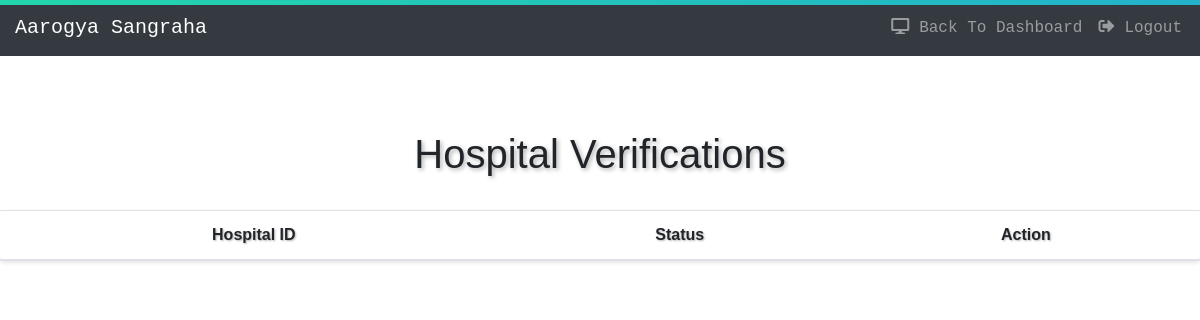
Page /treatment/hospital-verification/ (signed in) on the earlier database version.
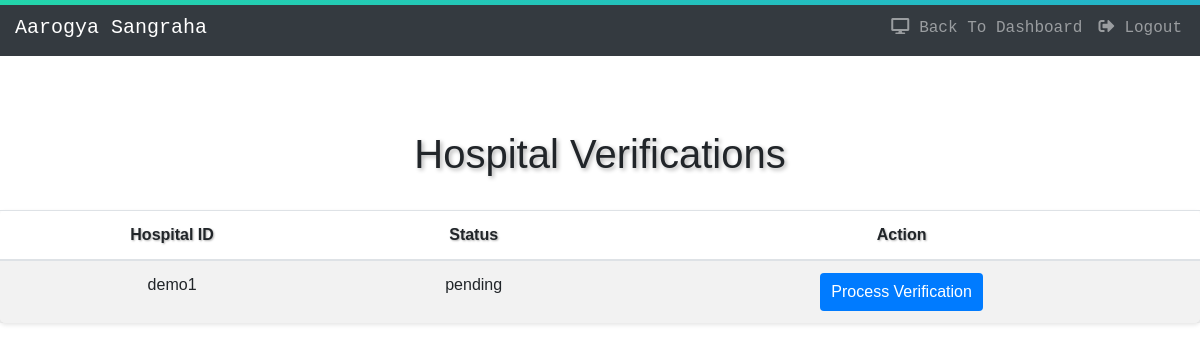
Same page on the later database version.
### treatment/models.py (models this page shows, shortened)
class Hospital(models.Model):
    user=models.OneToOneField(User,on_delete=models.CASCADE)
    hospitalID = models.CharField(max_length=10,primary_key=True)
    address = models.CharField(max_length=100)
    city = models.CharField(max_length=30)
    state = models.CharField(max_length=15)
    pincode = models.CharField(max_length=6)
    status = models.CharField(max_length=20, choices=(
        ('pending', 'Pending Verification'),
        ('approved', 'Approved'),
        ('rejected', 'Rejected')
    ), default='pending')

### treatment/views.py (the view)
# urls.py: path('hospital-verification/', views.hospital_verification, name='hospital_verification'),
@login_required
def hospital_verification(request):
    hospitals=models.Hospital.objects.filter(status='pending')
    return render(request, 'treatment/hospital_verification.html', {'hospitals': hospitals})

### treatment/templates/treatment/hospital_verification.html (shortened to what this page needs)
{% load static %}
<!DOCTYPE html>
<html>
<head>
  <link rel="stylesheet" href="https://cdn.jsdelivr.net/npm/bootstrap@4.6.1/dist/css/bootstrap.min.css">
  <link rel="stylesheet" href="https://cdnjs.cloudflare.com/ajax/libs/font-awesome/5.10.2/css/all.css">
  <link rel="stylesheet" href="{% static 'treatment/css/hospitalVerification.css' %}">
  <link rel="stylesheet" href="https://cdnjs.cloudflare.com/ajax/libs/font-awesome/5.15.3/css/all.min.css">
</head>
<body>
  <div class="grad-bar"></div>
  <nav class="navbar navbar-expand-lg navbar-dark bg-dark">
    <a class="navbar-brand" href="{% url 'home' %}">Aarogya Sangraha</a>
    <div class="collapse navbar-collapse" id="navbarNav">
      <ul class="navbar-nav ml-auto">
        {% if user.hospital %}
        <li class="nav-item">
          <a class="nav-link" href="{% url 'treatment:hospital_dashboard' request.user.hospital.hospitalID %}"><i
              class="fas fa-desktop"></i></i>Back To Dashboard</a>
        </li>
        <li class="nav-item">
          <a class="nav-link" href="{% url 'treatment:hospitallogout' %}"><i class="fas fa-sign-out-alt"></i>Logout</a>
        </li>
        {% elif user.medicalpractitioner %}
        <li class="nav-item">
          <a class="nav-link"
            href="{% url 'treatment:practitioner_dashboard' request.user.medicalpractitioner.medicalID %}"><i
              class="fas fa-desktop"></i>Back To Dashboard</a>
        </li>
        <li class="nav-item">
          <a class="nav-link" href="{% url 'treatment:medpraclogout' %}"><i class="fas fa-sign-out-alt"></i>Logout</a>
        </li>
        {% endif %}
      </ul>
    </div>
  </nav>
  <h1>Hospital Verifications</h1>
  <br>
  <div class="content">
    <table class="table table-striped">
        <thead>
            <tr>
                <th>Hospital ID</th>
                <th>Status</th>
                <th>Action</th>
            </tr>
        </thead>
        <tbody>
            {% for hospital in hospitals %}
            <tr>
                <td>{{ hospital.hospitalID }}</td>
                <td>{{ hospital.status }}</td>
                <td>
                    <a class="btn" href="{% url 'treatment:process_hospital_verification' hospital.hospitalID %}">
                        Process Verification
                    </a>
                </td>
            </tr>
            {% endfor %}
        </tbody>
    </table>
</div>
</body>
</html>

### treatment/static/treatment/css/hospitalVerification.css (style rules this page uses)
body { font-family: 'Poppins', sans-serif, Arial; text-align: center; margin: 0; padding-top: 100px; }
* { margin: 0; padding: 0; }
i { margin-right: 10px; }
.navbar { font-family: "Space Mono", monospace; padding-right: 10px; padding-left: 15px; display: -webkit-box; display: -ms-flexbox; display: flex; -webkit-box-pack: justify; -ms-flex-pack: justify; justify-content: space-between; -webkit-box-align: center; -ms-flex-align: center; align-items: center; position: fixed; top: 0; width: 100%; z-index: 1000; }
.grad-bar { width: 100%; height: 5px; z-index: 1001; background: -webkit-linear-gradient(-45deg, #EE7752, #E73C7E, #23A6D5, #23D5AB); background: linear-gradient(-45deg, #EE7752, #E73C7E, #23A6D5, #23D5AB); background-size: 400% 400%; -webkit-animation: gradbar 7.5s ease infinite; -moz-animation: gradbar 7.5s ease infinite; -o-animation: gradbar 7.5s ease infinite; animation: gradbar 7.5s ease infinite; position: fixed; top: 0; }

### treatment/templates/treatment/hospital_verification.html (style rules this page uses)
.table { background-color: rgba(255, 255, 255, 0.8); border-radius: 5px; box-shadow: 0 2px 4px rgba(0, 0, 0, 0.1); transition: transform 0.3s ease; }
.table th { text-shadow: 1px 1px 2px rgba(0, 0, 0, 0.3); }
.btn { display: inline-block; padding: 6px 10px; background-color: #007bff; color: #fff; text-decoration: none; border-radius: 4px; transition: background-color 0.3s ease; }
h1 { text-shadow: 2px 2px 4px rgba(0, 0, 0, 0.3); text-align: center; margin-top: 30px; }

Differences in the rows shown:
added Hospital: hospitalID "demo1", status "pending"
